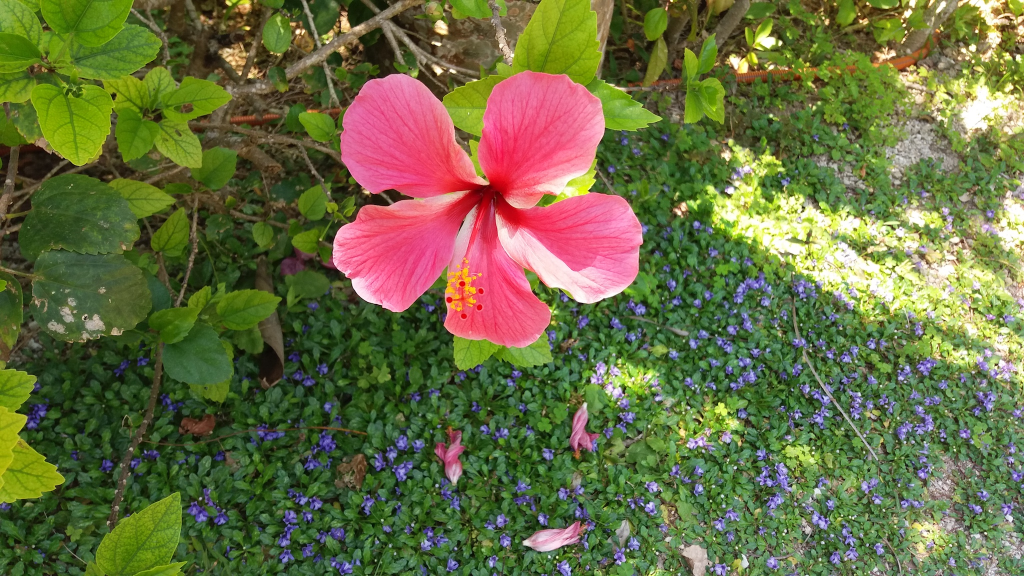
#> input picture deep-learning-master/01-1.ML-image processing/contours/data/flower.jpg, 2048 x 1152 px (shown at 1/2 size)
$ jupyter execute 02.detect-object.ipynb   (shell and % lines are left out)
#> lines starting #> are read from the running program, lines starting #| are printed output that depends on the picture; after the words box and inside, x2 and y2 are one past the last pixel; in counts of white or black regions, pixels touching at a corner belong together
[cell 1]
import cv2
import matplotlib.pyplot as plt

[cell 2]
img = cv2.imread("data/flower.jpg")
#> img is the input picture: shape (1152, 2048, 3); mean B, G, R 66.5, 109.1, 105.6
plt.imshow(cv2.cvtColor(img, cv2.COLOR_BGR2RGB))

[cell 3]
# 이미지 읽어 들이고 크기 변경하기 --- (*1)
img = cv2.resize(img, (300, 169))
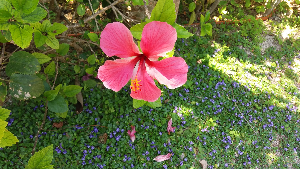
#> img: shape (169, 300, 3); mean B, G, R 66.4, 109, 105.5

[cell 4]
# 색공간 변경하기 --- (*2)
gray = cv2.cvtColor(img, cv2.COLOR_BGR2GRAY)
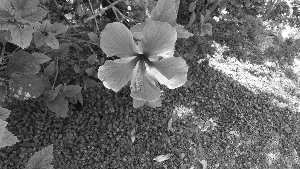
#> gray: shape (169, 300); min 5, max 255, mean 103.1
gray = cv2.GaussianBlur(gray, (7, 7), 0)
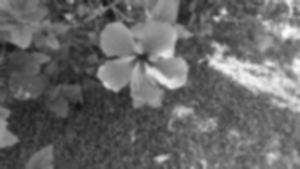
#> gray: shape (169, 300); min 17, max 252, mean 103.1
im2 = cv2.threshold(gray, 140, 240, cv2.THRESH_BINARY_INV)[1]
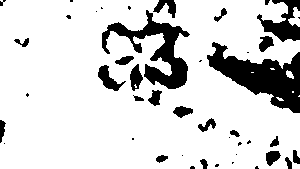
#> im2: shape (169, 300); values 0 (black) and 240 (white), 83.6% white; 44 black regions (22 under 20 px)

[cell 5]
# 화면 왼쪽에 변환한 이미지 출력하기 --- (*3)
plt.subplot(1, 2, 1)
plt.imshow(im2, cmap="gray")

[cell 6]
# 윤곽 검출하기 --- (*4)
cnts = cv2.findContours(im2,
        cv2.RETR_LIST,
        cv2.CHAIN_APPROX_SIMPLE)[1]
#> cnts = 41 contours, 22 with area under 20; largest, box (x1, y1, x2, y2) and area: (0, 0, 300, 169) 45512, (101, 9, 191, 90) 2473, (97, 64, 127, 92) 338, (129, 63, 144, 92) 250, (258, 35, 275, 53) 180

[cell 7]
# 검출한 윤곽 그리기 --- (*5)
for pt in cnts:
    x, y, w, h = cv2.boundingRect(pt)
    # 너무 크거나 너무 작은 부분 제거하기
    if w < 30 or w > 200: continue
    print(x,y,w,h) # 결과 출력하기
    cv2.rectangle(img, (x, y), (x+w, y+h), (0, 255, 0), 2)
#> this loop made 41 passes
#> (x, y, w, h) on passes 1, 2, 4, 6, 8, 9, 10, 12, 13, 14, 15, 16: (214, 163, 6, 5), (231, 161, 4, 4), (155, 154, 14, 10), (265, 150, 17, 17), (237, 141, 6, 6), (246, 139, 6, 6), (131, 137, 4, 4), (269, 135, 11, 13), (229, 129, 12, 9), (197, 117, 20, 16), (172, 105, 22, 14), (276, 97, 8, 4)
#> (pt, x, y, w, h) on passes 3, 5, 7, 11, 18, 19: ([[181, 155], [182, 154], [183, 155], [182, 156]], 181, 154, 3, 3), ([[235, 154], [236, 153], [237, 154], [236, 155]], 235, 153, 3, 3), ([[3, 143], [4, 142], [5, 143], [4, 144]], 3, 142, 3, 3), ([[228, 137], [229, 136], [230, 137], [229, 138]], 228, 136, 3, 3), ([[299, 95], [298, 96], [299, 96]], 298, 95, 2, 2), ([[132, 95], [133, 94], [134, 95], [133, 96]], 132, 94, 3, 3)
#| 97 64 30 28
#| 101 9 90 81
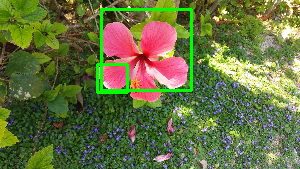
#> img: shape (169, 300, 3); 2.61% of pixels changed, all inside (x1, y1, x2, y2) = (96, 8, 193, 94)

[cell 8]
# 화면 오른쪽에 결과 출력하기
plt.subplot(1, 2, 2)
plt.imshow(cv2.cvtColor(img, cv2.COLOR_BGR2RGB))
plt.savefig("data/obj1.png", dpi=200)
